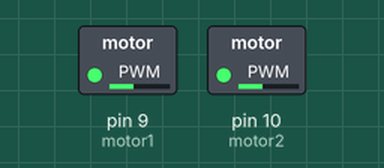
A sketch run on a simulated Arduino Uno, built with avr-gcc and run on an emulated ATmega328P. On the bench: switched loads named in the sketch (green lamp = pin HIGH).

Above: at 0.1 s.
Timing chart, 0 to 1.6 s (numbered marks = the images above):
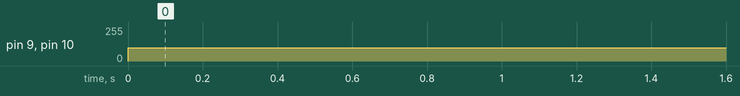

The sketch:

DC_Motor_Double_Test.ino
```cpp
int motor1 = 9;
int motor2 = 10;

void setup() {
  pinMode(motor1, OUTPUT);
  pinMode(motor2, OUTPUT);
}

// the loop function runs over and over again forever
void loop() {
  analogWrite(motor1, 100);   // turn the LED on (HIGH is the voltage level)
  analogWrite(motor2, 100);   // turn the LED on (HIGH is the voltage level)
  delay(1000);              // wait for a second

  analogWrite(motor1, 100);    // turn the LED off by making the voltage LOW
  analogWrite(motor2, 100);   // turn the LED on (HIGH is the voltage level)
  delay(1000);              // wait for a second
}
```

Measured:
- by itself, pin 9 (motor1), pin 10 (motor2): 0/255 → 100/255 at 0.00 s
